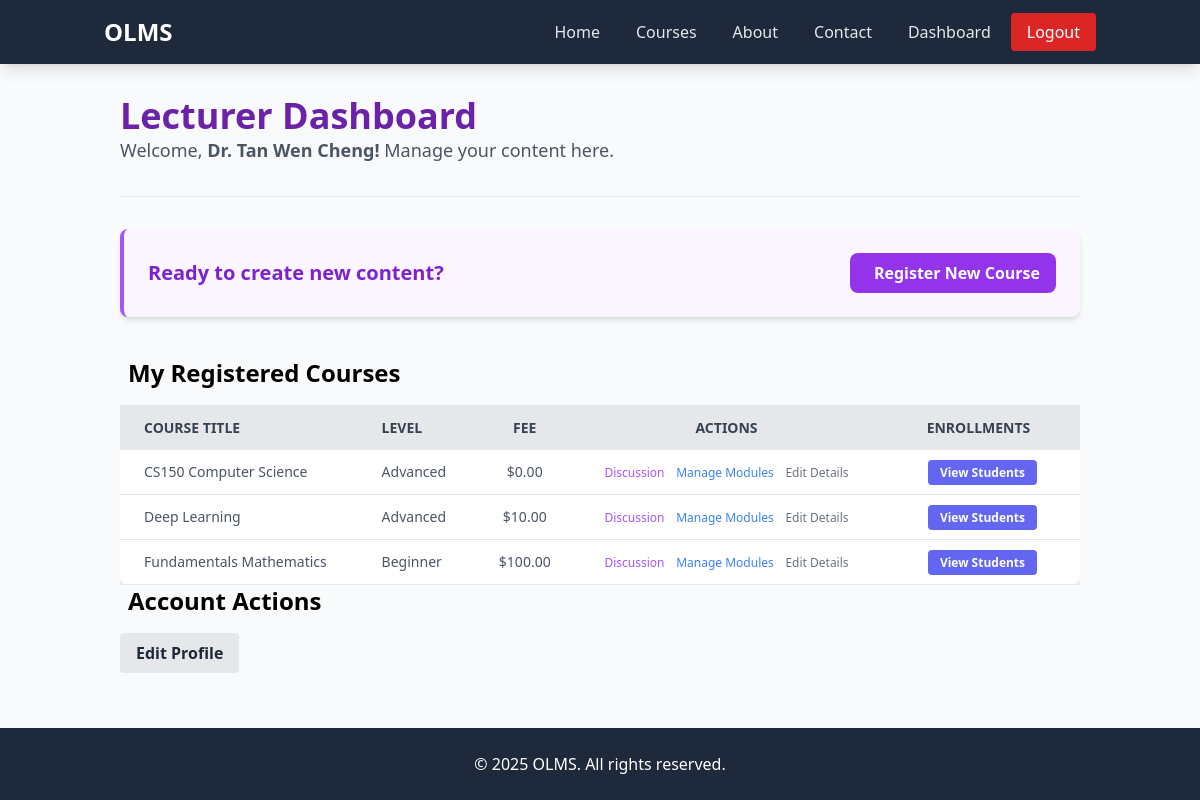
Page /lecturer/dashboard.php (signed in) on the committed database.
### tables this page shows
CREATE TABLE `courses` (
  `id` int(11) NOT NULL,
  `title` varchar(100) NOT NULL,
  `level` varchar(50) DEFAULT NULL,
  `language` varchar(50) DEFAULT NULL,
  `fee` double(10,2) DEFAULT NULL,
  `lecturer_id` int(11) DEFAULT NULL,
  `description` varchar(500) DEFAULT NULL
);

### lecturer/dashboard.php (the view, shortened to what this page needs)
<?php
include("../header.php");
include("../connection.php");
$lecturer_id = $_SESSION['user_id'];
$lecturer_name = $_SESSION['user_name'];
$sql_courses = "
  SELECT
    c.id AS course_id,
    c.title AS course_title,
    c.level,
    c.language,
    c.fee
  FROM
    courses c
  WHERE
    c.lecturer_id = '{$lecturer_id}'
  ORDER BY
    c.title ASC";
$result = mysqli_query($conn, $sql_courses);
?>
<body>
    <div class="container mx-auto p-8">
        <header class="mb-8">
            <h1 class="text-4xl font-extrabold text-purple-800">Lecturer Dashboard</h1>
            <p class="text-lg text-gray-600">Welcome, <b><?php echo htmlspecialchars($lecturer_name); ?>! </b> Manage
                your content here.</p>
        </header>
        <hr class="mb-8">
        <section id="actions"
            class="mb-10 p-6 bg-purple-50 border-l-4 border-purple-500 rounded-lg shadow-md flex justify-between items-center">
            <h2 class="text-xl font-semibold text-purple-700">Ready to create new content?</h2>
            <a href="add_course_form.php"
                class="bg-purple-600 hover:bg-purple-700 text-white font-bold py-2 px-4 rounded-lg transition duration-200">
                <i class="fas fa-plus-circle mr-2"></i> Register New Course
            </a>
        </section>
        <section id="courses-taught">
            <h2 class="text-2xl font-semibold mb-4 flex items-center"><i class="fas fa-chalkboard-teacher mr-2"></i> My
                Registered Courses</h2>
            <?php if (mysqli_num_rows($result) > 0): ?>
            <div class="overflow-x-auto">
                <table class="min-w-full bg-white shadow-md rounded-lg">
                    <thead>
                        <tr class="bg-gray-200 text-gray-700 uppercase text-sm leading-normal">
                            <th class="py-3 px-6 text-left">Course Title</th>
                            <th class="py-3 px-6 text-left">Level</th>
                            <th class="py-3 px-6 text-center">Fee</th>
                            <th class="py-3 px-6 text-center">Actions</th>
                            <th class="py-3 px-6 text-center">Enrollments</th>
                        </tr>
                    </thead>
                    <tbody class="text-gray-600 text-sm font-light">
                        <?php while ($row = mysqli_fetch_assoc($result)): ?>
                        <tr class="border-b border-gray-200 hover:bg-gray-100">
                            <td class="py-3 px-6 text-left whitespace-nowrap font-medium">
                                <?php echo htmlspecialchars($row['course_title']); ?>
                            </td>
                            <td class="py-3 px-6 text-left">
                                <?php echo htmlspecialchars($row['level']); ?>
                            </td>
                            <td class="py-3 px-6 text-center">
                                $<?php echo number_format($row['fee'], 2); ?>
                            </td>
                            <td class="py-3 px-6 text-center space-x-2">
                                <a href="course_discussion.php?course_id=<?php echo $row['course_id']; ?>"
                                    class="text-purple-500 hover:text-purple-700 font-medium text-xs">Discussion</a>
                                <a href="module_setup.php?course_id=<?php echo $row['course_id']; ?>"
                                    class="text-blue-500 hover:text-blue-700 font-medium text-xs">Manage Modules</a>
                                <a href="edit_course.php?course_id=<?php echo $row['course_id']; ?>"
                                    class="text-gray-500 hover:text-gray-700 font-medium text-xs">Edit Details</a>
                            </td>
                            <td class="py-3 px-10 text-center">
                                <a href="view_enrollment.php?course_id=<?php echo $row['course_id']; ?>"
                                    class="bg-indigo-500 hover:bg-indigo-600 text-white font-bold py-1 px-3 rounded text-xs transition duration-200 ml-2">View
                                    Students</a>
                            </td>
                        </tr>
                        <?php endwhile; ?>
                    </tbody>
                </table>
            </div>
            <?php endif; ?>
        </section>
        <section id="account-actions">
            <h2 class="text-2xl font-semibold mb-4 flex items-center"><i class="fas fa-user-cog mr-2"></i> Account
                Actions</h2>
            <div class="flex space-x-4">
                <a href="edit_profile.php"
                    class="bg-gray-200 hover:bg-gray-300 text-gray-800 font-bold py-2 px-4 rounded transition duration-200">Edit
                    Profile</a>
            </div>
        </section>
    </div>
</body>
<?php include("../footer.php"); ?>
</html>

### rows in the picture
courses: title "CS150 Computer Science", level "Advanced", fee "0.00"
courses: title "Deep Learning", level "Advanced", fee "10.00"
courses: title "Fundamentals Mathematics", level "Beginner", fee "100.00"

### other values in the picture
$lecturer_name "Dr. Tan Wen Cheng"
